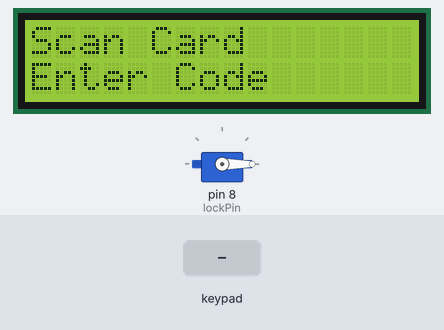
Simulated run of this sketch. Board: Arduino Uno, built with avr-gcc and run on an emulated ATmega328P. Shown: servo, 16×2 character LCD. The inputs (shaded band) are chosen by the test bench.

Above: at 1.3 s.
1.4 s: keypad keys 1 0 2 2 pressed 0.4 s apart
At 3.4 s:
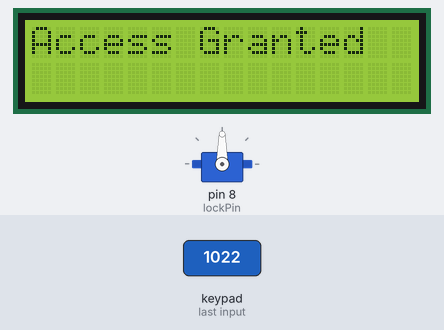
Timing chart, 0 to 19.1 s (numbered marks = the images above; inputs shaded):
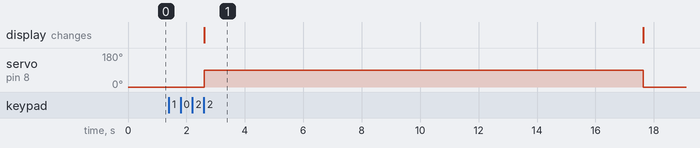

The sketch:

Final_Code.ino
```cpp
// SAFEGUARDER
// ECE 1022


#include <SPI.h>
#include <RFID.h>
#define SS_PIN 10
#define RST_PIN 9
RFID rfid(SS_PIN, RST_PIN);
String rfidCard;

#include <Servo.h>;
const int lockPin = 8;
Servo lockServo;

#include <Keypad.h>
const byte ROWS = 4; // Define the number of rows and columns in the keypad
const byte COLS = 4;
char keys[ROWS][COLS] = {
  {'1', '2', '3', 'A'},
  {'4', '5', '6', 'B'},
  {'7', '8', '9', 'C'},
  {'*', '0', '#', 'D'}
};
byte rowPins[ROWS] = {3, 2, A1, A0}; // Connect row pins to these Arduino pins
byte colPins[COLS] = {7, 6, 5, 4}; // Connect column pins to these Arduino pins
Keypad keypad = Keypad(makeKeymap(keys), rowPins, colPins, ROWS, COLS); // Create a Keypad object with the specified pins and keys

int code[4] = {1, 0, 2, 2}; // Set the correct code as an array of integers
int enteredCode[4]; // Create an array to hold the entered code
int codeIndex = 0; // Set the index for the entered code to 0

#include <Wire.h>
#include <LiquidCrystal_I2C.h>

LiquidCrystal_I2C lcd(0x27,16,2);  // set the LCD address to 0x27 for a 16 chars and 2 line display

void setup()
{
  lockServo.attach(lockPin); // Attach the servo to the specified pin
  lockServo.write(0);
  lcd.init();
  lcd.backlight();
  lcd.setCursor(0,0);
  lcd.print("Scan Card");
  lcd.setCursor(0,1);
  lcd.print("Enter Code");
  SPI.begin();
  rfid.init();
}


void loop()
{
  char key = keypad.getKey(); // Get the pressed key from the keypad
  if (key != NO_KEY) { // If a key was pressed
    if (key == '#') { // If the # key was pressed, clear the entered code
      for (int i = 0; i < 4; i++) {
        enteredCode[i] = 0; // Set each element of the entered code array to 0
      }
      codeIndex = 0; // Reset the index for the entered code to 0
    } else if (codeIndex < 4) { // If the maximum number of code digits hasn't been entered yet
      enteredCode[codeIndex] = key - '0'; // Convert the pressed key to an integer and store it in the entered code array
      codeIndex++; // Increment the index for the entered code
      if (codeIndex == 4) { // If the maximum number of code digits has been entered
        if (checkCode()) { // Check if the entered code matches the correct code
          lcd.clear();
          lcd.setCursor(0,0);
          lcd.print("Access Granted");
          lockServo.write(90); // If the code is correct, turn the servo 90 degrees
          delay(15000);
          lockServo.write(0);
          lcd.clear();
          lcd.setCursor(0,0);
          lcd.print("Scan Card");
          lcd.setCursor(0,1);
          lcd.print("Enter Code");
        }
        codeIndex = 0; // Reset the index for the entered code to 0
      }
    }
  }
  if (rfid.isCard())
  {
    if (rfid.readCardSerial())
    {
      rfidCard = String(rfid.serNum[0]) + " " + String(rfid.serNum[1]) + " " + String(rfid.serNum[2]) + " " + String(rfid.serNum[3]);
      Serial.println(rfidCard);
      if (rfidCard == "163 62 169 137")
      {
          lcd.clear();
          lcd.setCursor(0,0);
          lcd.print("Access Granted");
          lockServo.write(90); // If the code is correct, turn the servo 90 degrees
          delay(15000);
          lockServo.write(0);
          lcd.clear();
          lcd.setCursor(0,0);
          lcd.print("Scan Card");
          lcd.setCursor(0,1);
          lcd.print("Enter Code");
      }
      else
      {
          lcd.clear();
          lcd.setCursor(0,0);
          lcd.print("Access Denied");
          delay(5000);
          lcd.clear();
          lcd.setCursor(0,0);
          lcd.print("Scan Card");
          lcd.setCursor(0,1);
          lcd.print("Enter Code");
      }
    }
    rfid.halt();
  }

}

bool checkCode()
{
  for (int i = 0; i < 4; i++)
  {
    if (enteredCode[i] != code[i])
    { // Check if each entered code digit matches the corresponding correct code digit
      lcd.clear();
      lcd.setCursor(0,0);
      lcd.print("Access Denied");
      delay(5000);
      for (int i = 0; i < 4; i++)
      {
        enteredCode[i] = 0; // Set each element of the entered code array to 0
      }
      lcd.clear();
      lcd.setCursor(0,0);
      lcd.print("Scan Card");
      lcd.setCursor(0,1);
      lcd.print("Enter Code");
      return false; // If any digit doesn't match, the code is incorrect

    }
  }
  return true; // If all digits match, the code is correct
}
```

Measured:
- after the input at 1.4 s, servo on pin 8 (lockPin): 0° → 90° after 1.2 s, → 0° 15.0 s later; the display: changes after 1.2 s (image 1)
